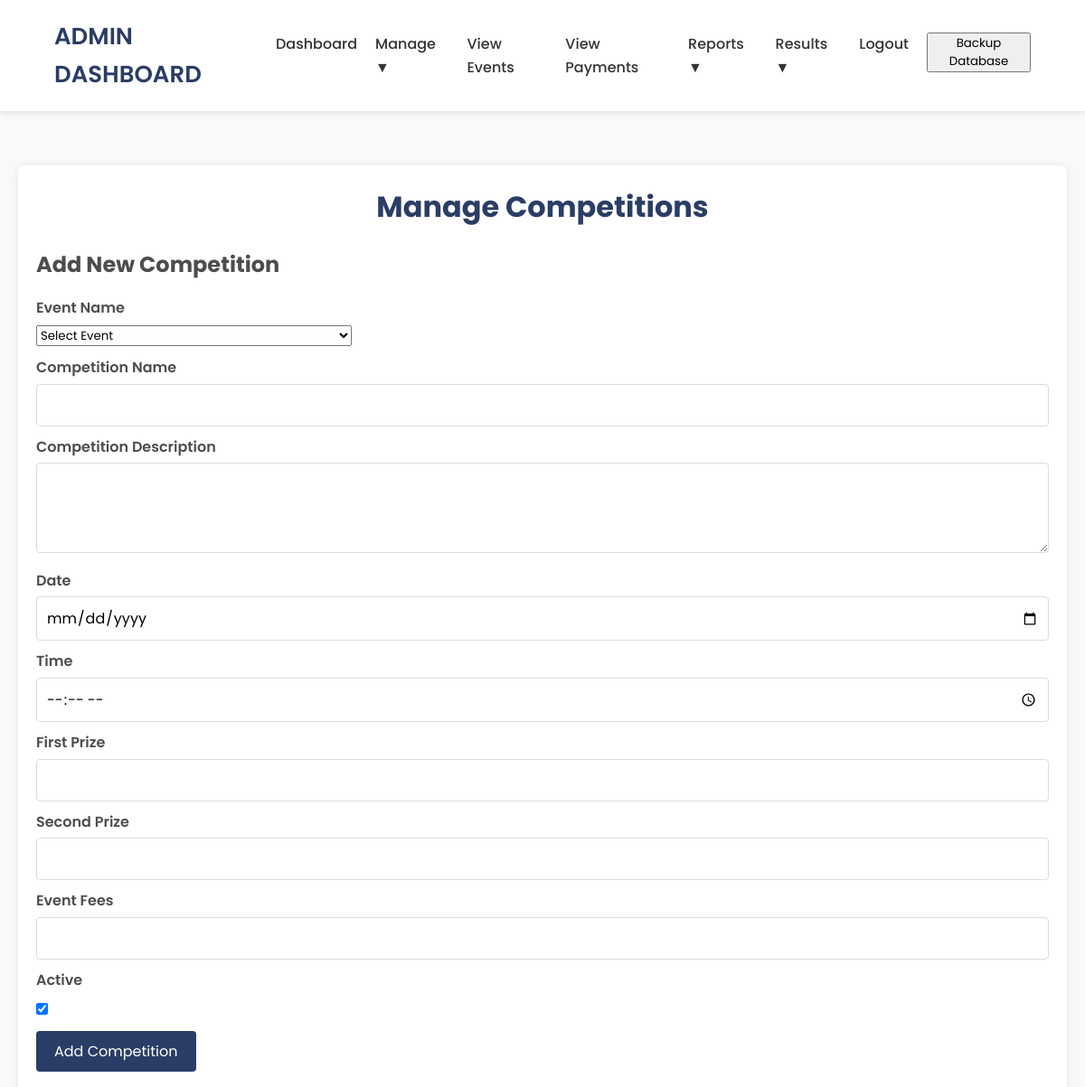
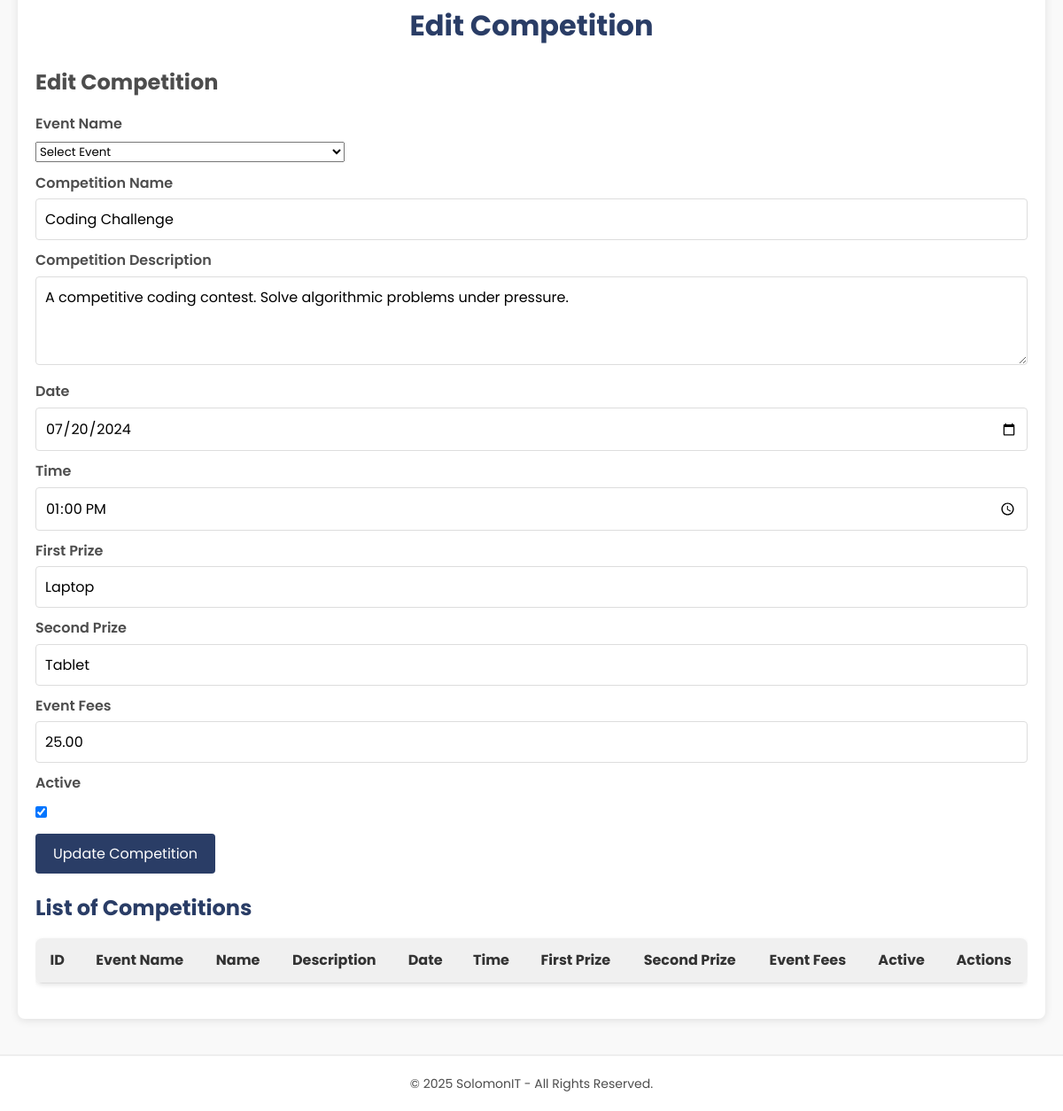
The page /manage_competitions.php?edit=1 (signed in) on the database its author committed (2 pictures, top to bottom).
### tables this page shows
CREATE TABLE `competitions` (
  `com_id` int NOT NULL AUTO_INCREMENT,
  `event_id` int NOT NULL,
  `name` varchar(255) NOT NULL,
  `description` text,
  `date` date NOT NULL,
  `time` time NOT NULL,
  `first_prize` varchar(255) DEFAULT NULL,
  `second_prize` varchar(255) DEFAULT NULL,
  `event_fees` decimal(10,2) DEFAULT '0.00',
  `is_active` tinyint(1) DEFAULT '1',
  `created_at` timestamp NULL DEFAULT CURRENT_TIMESTAMP,
  PRIMARY KEY (`com_id`),
  KEY `event_id` (`event_id`)
);

### manage_competitions.php (the view, shortened to what this page needs)
<?php
include "config.php";
if (isset($_GET['edit'])) {
    $com_id = intval($_GET['edit']);
    $sql_edit_comp = "SELECT * FROM competitions WHERE com_id = ?";
    $stmt_edit_comp = mysqli_prepare($conn, $sql_edit_comp);
    mysqli_stmt_bind_param($stmt_edit_comp, 'i', $com_id);
    mysqli_stmt_execute($stmt_edit_comp);
    $result_edit_comp = mysqli_stmt_get_result($stmt_edit_comp);
    $competition = mysqli_fetch_assoc($result_edit_comp);
}
?>
<!DOCTYPE html>
<html lang="en">
<head>
</head>
<body>
    <?php include "admin_navbar.php"; ?>
    <section class="dashboard">
        <div class="main-content">
            <center>
                <h2 class="hero-title">Manage Competitions</h2>
            </center>
            <div class="event-form">
                <h3>Add New Competition</h3>
                <form method="POST" action="">
                    <div class="form-group">
                        <label for="event_id">Event Name</label>
                        <select name="event_id" id="event_id" required>
                            <option value="">Select Event</option>
                        </select>
                    </div>
                    <div class="form-group">
                        <label for="comp_name">Competition Name</label>
                        <input type="text" name="comp_name" id="comp_name" required>
                    </div>
                    <div class="form-group">
                        <label for="comp_description">Competition Description</label>
                        <textarea name="comp_description" id="comp_description" required></textarea>
                    </div>
                    <div class="form-group">
                        <label for="comp_date">Date</label>
                        <input type="date" name="comp_date" id="comp_date" required>
                    </div>
                    <div class="form-group">
                        <label for="comp_time">Time</label>
                        <input type="time" name="comp_time" id="comp_time" required>
                    </div>
                    <div class="form-group">
                        <label for="f_prize">First Prize</label>
                        <input type="text" name="f_prize" id="f_prize" required>
                    </div>
                    <div class="form-group">
                        <label for="s_prize">Second Prize</label>
                        <input type="text" name="s_prize" id="s_prize" required>
                    </div>
                    <div class="form-group">
                        <label for="event_fees">Event Fees</label>
                        <input type="text" name="event_fees" id="event_fees" required>
                    </div>
                    <div class="form-group">
                        <label for="is_active">Active</label>
                        <input type="checkbox" name="is_active" id="is_active" value="1" checked>
                    </div>
                    <div class="form-group">
                        <button type="submit" name="add_competition">Add Competition</button>
                    </div>
                </form>
            </div>
            <?php if (isset($_GET['edit'])): ?>
                <center>
                    <h2 class="hero-title">Edit Competition</h2>
                </center>
                <div class="event-form">
                    <h3>Edit Competition</h3>
                    <form method="POST" action="">
                        <div class="form-group">
                            <label for="event_id">Event Name</label>
                            <select name="event_id" id="event_id" required>
                                <option value="">Select Event</option>
                            </select>
                        </div>
                        <div class="form-group">
                            <label for="comp_name">Competition Name</label>
                            <input type="text" name="comp_name" id="comp_name" value="<?php echo htmlspecialchars($competition['name']); ?>" required>
                        </div>
                        <div class="form-group">
                            <label for="comp_description">Competition Description</label>
                            <textarea name="comp_description" id="comp_description" required><?php echo htmlspecialchars($competition['description']); ?></textarea>
                        </div>
                        <div class="form-group">
                            <label for="comp_date">Date</label>
                            <input type="date" name="comp_date" id="comp_date" value="<?php echo htmlspecialchars($competition['date']); ?>" required>
                        </div>
                        <div class="form-group">
                            <label for="comp_time">Time</label>
                            <input type="time" name="comp_time" id="comp_time" value="<?php echo htmlspecialchars($competition['time']); ?>" required>
                        </div>
                        <div class="form-group">
                            <label for="f_prize">First Prize</label>
                            <input type="text" name="f_prize" id="f_prize" value="<?php echo htmlspecialchars($competition['first_prize']); ?>" required>
                        </div>
                        <div class="form-group">
                            <label for="s_prize">Second Prize</label>
                            <input type="text" name="s_prize" id="s_prize" value="<?php echo htmlspecialchars($competition['second_prize']); ?>" required>
                        </div>
                        <div class="form-group">
                            <label for="event_fees">Event Fees</label>
                            <input type="text" name="event_fees" id="event_fees" value="<?php echo htmlspecialchars($competition['event_fees']); ?>" required>
                        </div>
                        <div class="form-group">
                            <label for="is_active">Active</label>
                            <input type="checkbox" name="is_active" id="is_active" value="1" <?php echo $competition['is_active'] ? 'checked' : ''; ?>>
                        </div>
                        <div class="form-group">
                            <button type="submit" name="update_competition">Update Competition</button>
                        </div>
                    </form>
                </div>
            <?php endif; ?>
            <div class="event-list">
                <h3>List of Competitions</h3>
                <table>
                    <thead>
                        <tr>
                            <th>ID</th>
                            <th>Event Name</th>
                            <th>Name</th>
                            <th>Description</th>
                            <th>Date</th>
                            <th>Time</th>
                            <th>First Prize</th>
                            <th>Second Prize</th>
                            <th>Event Fees</th>
                            <th>Active</th>
                            <th>Actions</th>
                        </tr>
                    </thead>
                </table>
            </div>
        </div>
    </section>
    <footer>
        <p>© 2025 SolomonIT - All Rights Reserved.</p>
    </footer>
</body>
</html>

### admin_navbar.php (style rules this page uses)
* { margin: 0; padding: 0; box-sizing: border-box; font-family: 'Poppins', sans-serif; }

### manage_competitions.php (style rules this page uses)
* { margin: 0; padding: 0; box-sizing: border-box; font-family: 'Poppins', sans-serif; }
body { background-color: #f9f9f9; color: #4d4d4d; font-size: 16px; line-height: 1.6; min-height: 100vh; display: flex; flex-direction: column; }
.dashboard { flex: 1; padding: 20px; margin-top: 40px; }
.main-content { background-color: #fff; box-shadow: 0 2px 10px rgba(0, 0, 0, 0.1); padding: 20px; border-radius: 8px; }
.hero-title { font-size: 2rem; font-weight: 700; margin-bottom: 20px; color: #2a3d66; }
.event-form { margin-bottom: 20px; }
.event-form h3 { font-size: 1.5rem; margin-bottom: 15px; }
.form-group { margin-bottom: 10px; }
.form-group label { display: block; font-weight: 600; margin-bottom: 5px; }
.form-group input[type="text"], .form-group input[type="date"], .form-group input[type="time"], .form-group input[type="number"], .form-group textarea { width: 100%; padding: 10px; border: 1px solid #ddd; border-radius: 4px; font-size: 16px; }
.form-group textarea { resize: vertical; height: 100px; }
.form-group button { padding: 10px 20px; background-color: #2a3d66; color: #fff; border: none; border-radius: 4px; font-size: 16px; cursor: pointer; transition: background-color 0.3s ease; }
.form-group input[type="checkbox"] { margin-top: 8px; }
footer { background-color: #fff; padding: 20px; text-align: center; font-size: 14px; margin-top: 20px; border-top: 2px solid #eee; }
footer p { margin: 0; }
.event-list { overflow-x: auto; }
.event-list h3 { font-size: 1.5rem; margin-bottom: 15px; color: #2a3d66; }
.event-list table { width: 100%; border-collapse: collapse; margin-bottom: 20px; background-color: #fff; box-shadow: 0 2px 5px rgba(0,0,0,0.1); border-radius: 8px; overflow: hidden; }
.event-list thead { background-color: #f0f0f0; color: #333; font-weight: bold; }
.event-list th, .event-list td { padding: 12px 15px; border-bottom: 1px solid #ddd; text-align: left; }
.event-list th { text-align: center; }

### rows shown on the page
competitions: comp_name "Coding Challenge", comp_description "A competitive coding contest. Solve algorithmic problems under pressure.", comp_date "07/20/2024", comp_time "13:00:00", f_prize "Laptop", s_prize "Tablet", event_fees "25.00", is_active "☑"
